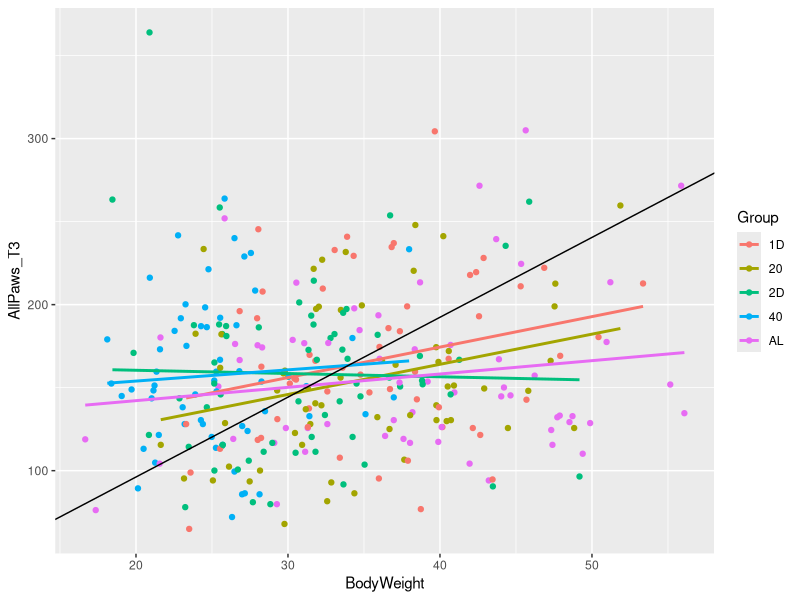
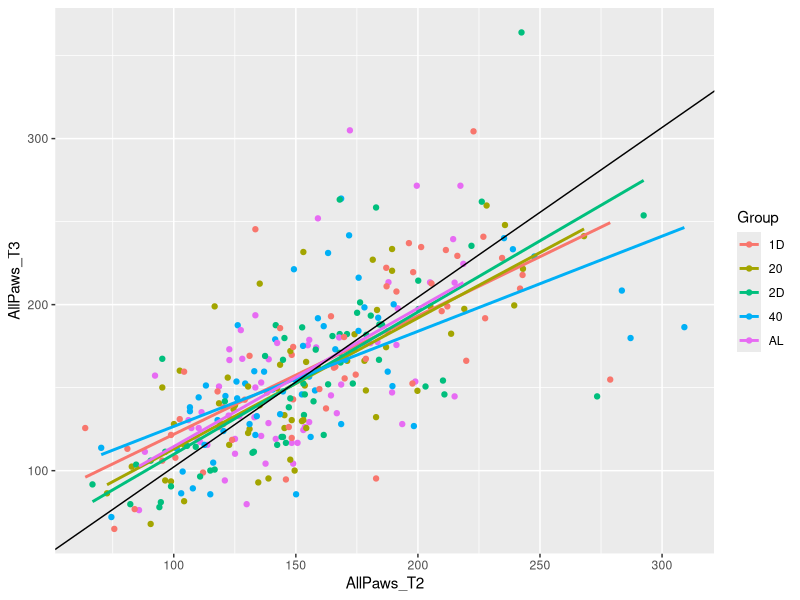
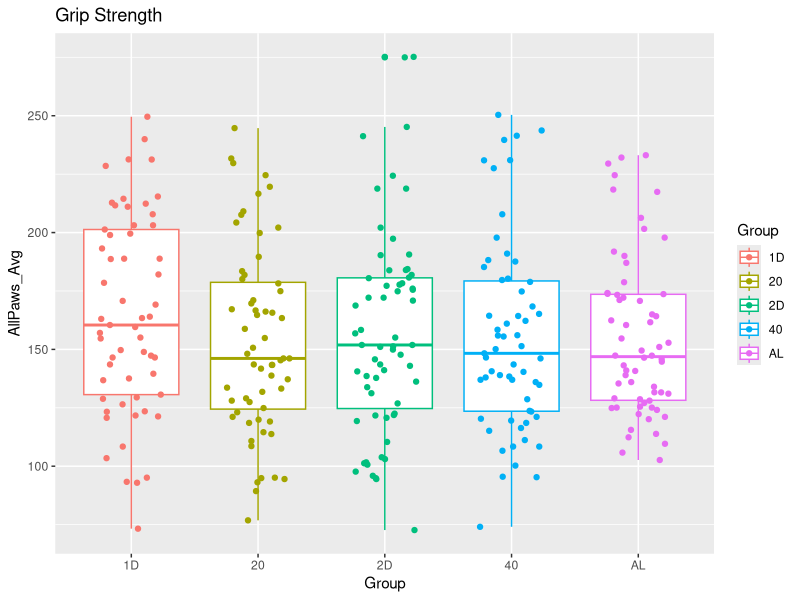
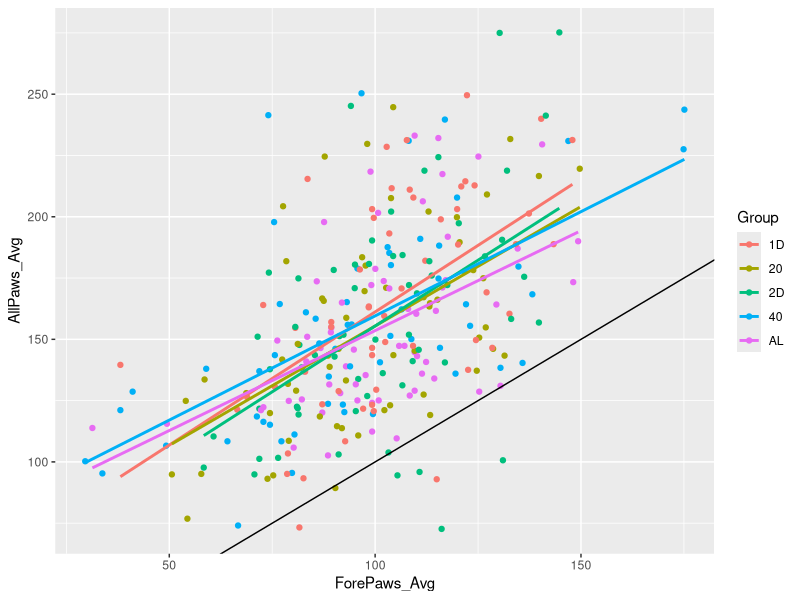
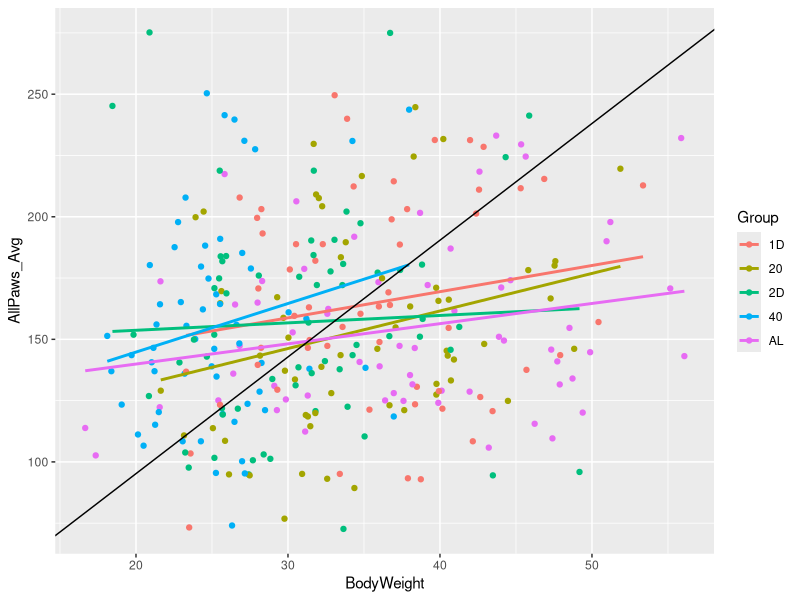
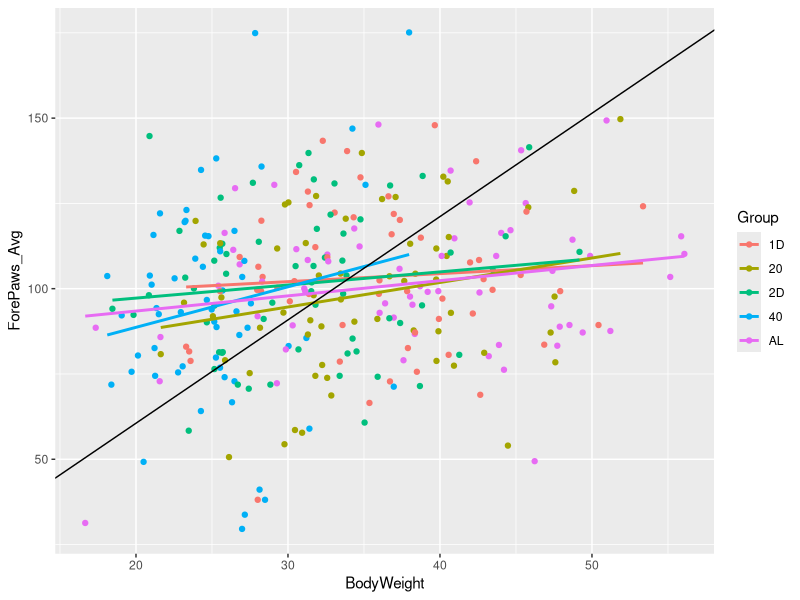
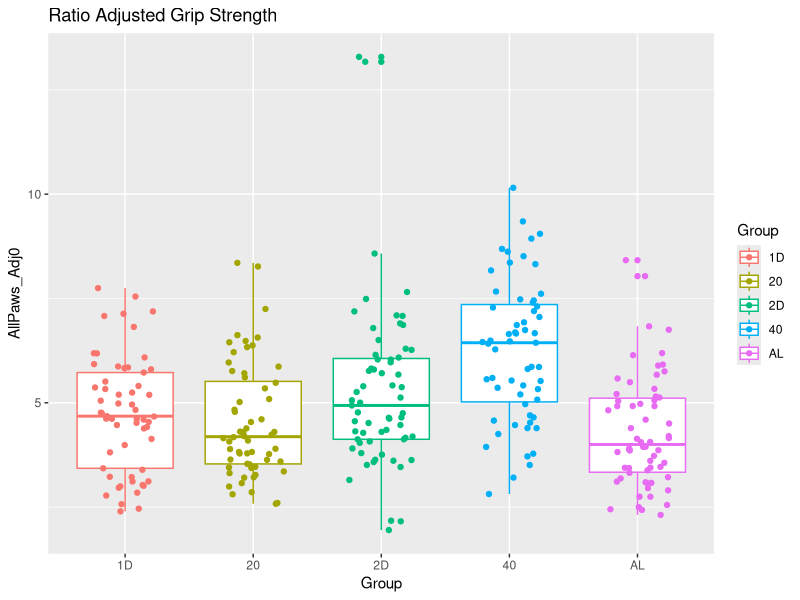
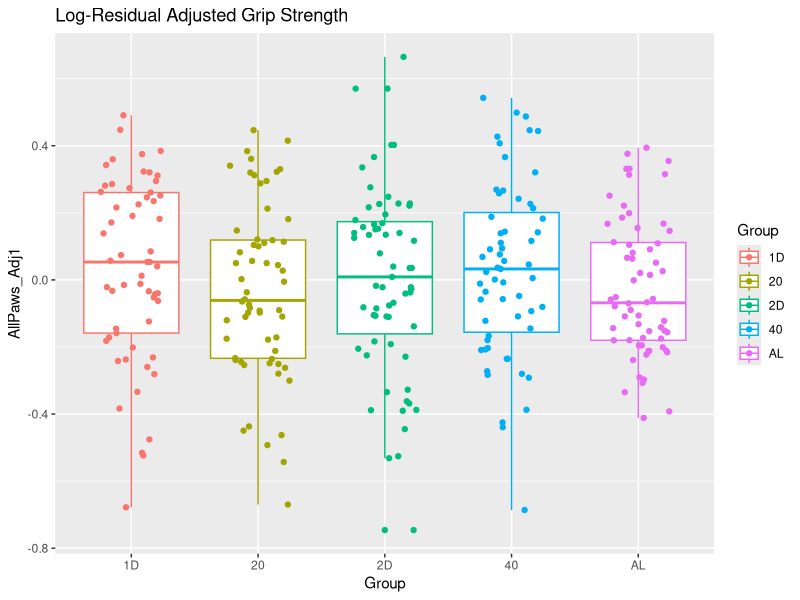

Generate these figures, in order, with R:
####################################
# Calico GripData
# March 2018
#  GAC - cleaned a version of the 2017 Grip data at 44wks
#        generate plots to show ratio fallacy
#        grip should not be directly adjusted for BW
####################################

setwd("~/Desktop/GripData_Analysis")

library(tidyverse)
library(lubridate)
library(stringr)
library(forcats)
library(RColorBrewer)

#####################################
#  read grip data
####################################

grip.data <- read.csv("GripData_44wk.csv") %>%
  mutate(Born_Date=mdy(Born_Date),
         Test_Date=mdy(Test_Date)) %>%
  mutate(AgeTest = Test_Date-Born_Date) %>%
  mutate(Group=str_sub(MouseID, 4, 5)) %>%
  separate(Generation, into=c("Generation","Parity"), sep="_") %>%
  mutate(Group=as.factor(Group),
         Generation=as.factor(Generation),
         Parity=as.factor(Parity) )

quartz()
ggplot(grip.data, aes(x=BodyWeight, y=AllPaws_T3, color=Group)) +
  geom_point() +
  geom_smooth(method="lm", se=FALSE) +
  #xlim(0,60) + ylim(0,400) +
  geom_abline(intercept=0, slope=(mean(grip.data$AllPaws_T3)/mean(grip.data$BodyWeight)))
#shows ratio fallacy

quartz()
ggplot(grip.data, aes(x=AllPaws_T2, y=AllPaws_T3, color=Group)) +
  geom_point() +
  geom_smooth(method="lm", se=FALSE) +
  #xlim(0,60) + ylim(0,400) +
  geom_abline(intercept=0, slope=(mean(grip.data$AllPaws_T3)/mean(grip.data$AllPaws_T2)))
# shows regression to the mean effect



grip.data <- mutate(grip.data,
       ForePaws_Avg = rowMeans(select(grip.data, starts_with("ForePaws"))),
       AllPaws_Avg = rowMeans(select(grip.data, starts_with("AllPaws"))) )

quartz()
ggplot(grip.data, aes(x=Group, y=AllPaws_Avg, color=Group)) +
  geom_boxplot() +
  geom_point(position=position_jitter(width=0.25, height=0)) +
  ggtitle("Grip Strength")


quartz()
ggplot(grip.data, aes(x=ForePaws_Avg, y=AllPaws_Avg, color=Group)) +
  geom_point() +
  geom_smooth(method="lm", se=FALSE) +
  geom_abline(intercept=0, slope=1)
# AllPaws = ForePaws + 55g

quartz()
ggplot(grip.data, aes(x=BodyWeight, y=AllPaws_Avg, color=Group)) +
  geom_point() +
  geom_smooth(method="lm", se=FALSE) +
  geom_abline(intercept=0, slope=(mean(grip.data$AllPaws_Avg)/mean(grip.data$BodyWeight)))
#shows ratio fallacy

quartz()
ggplot(grip.data, aes(x=BodyWeight, y=ForePaws_Avg, color=Group)) +
  geom_point() +
  geom_smooth(method="lm", se=FALSE) +
  geom_abline(intercept=0, slope=(mean(grip.data$ForePaws_Avg)/mean(grip.data$BodyWeight)))
#shows ratio fallacy


# calculate adjusted grip using ratio (Adj0)
#         and log-residual (Adj1) methods
grip.data <- mutate(grip.data,
       AllPaws_Adj0 = AllPaws_Avg/BodyWeight,
       AllPaws_Adj1 = residuals(lm(log(AllPaws_Avg) ~ log(BodyWeight), data=grip.data)),
       ForePaws_Adj0 = ForePaws_Avg/BodyWeight,
       ForePaws_Adj1 = residuals(lm(log(ForePaws_Avg) ~ log(BodyWeight), data=grip.data)) )

####
# evaluate effects of treatmemt Group on grip strength
# using different adjustment methods

###
# ratio
anova(lm(AllPaws_Adj0~Group, data=grip.data))
#
quartz()
ggplot(grip.data, aes(x=Group, y=AllPaws_Adj0, color=Group)) +
  geom_boxplot() +
  geom_point(position=position_jitter(width=0.25, height=0)) +
  ggtitle("Ratio Adjusted Grip Strength")

###
# log-residual
anova(lm(AllPaws_Adj1~Group, data=grip.data))
#
quartz()
ggplot(grip.data, aes(x=Group, y=AllPaws_Adj1, color=Group)) +
  geom_boxplot() +
  geom_point(position=position_jitter(width=0.25, height=0))+
  ggtitle("Log-Residual Adjusted Grip Strength")

###
# unadjusted
anova(lm(AllPaws_Avg~Group, data=grip.data))
anova(lm(AllPaws_Adj0~Group, data=grip.data))
anova(lm(AllPaws_Adj1~Group, data=grip.data))
#
quartz()
ggplot(grip.data, aes(x=Group, y=AllPaws_Avg, color=Group)) +
  geom_boxplot() +
  geom_point(position=position_jitter(width=0.25, height=0))

####################################
#####################################

